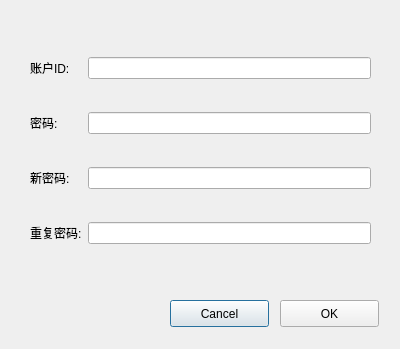
<?xml version="1.0" encoding="UTF-8"?>
<ui version="4.0">
 <class>ChpasswdDialog</class>
 <widget class="QDialog" name="ChpasswdDialog">
  <property name="geometry">
   <rect>
    <x>0</x>
    <y>0</y>
    <width>400</width>
    <height>349</height>
   </rect>
  </property>
  <property name="windowTitle">
   <string>Dialog</string>
  </property>
  <widget class="QPushButton" name="cancel">
   <property name="geometry">
    <rect>
     <x>170</x>
     <y>300</y>
     <width>99</width>
     <height>27</height>
    </rect>
   </property>
   <property name="text">
    <string>Cancel</string>
   </property>
  </widget>
  <widget class="QPushButton" name="confirm">
   <property name="geometry">
    <rect>
     <x>280</x>
     <y>300</y>
     <width>99</width>
     <height>27</height>
    </rect>
   </property>
   <property name="text">
    <string>OK</string>
   </property>
  </widget>
  <widget class="QWidget" name="">
   <property name="geometry">
    <rect>
     <x>30</x>
     <y>30</y>
     <width>341</width>
     <height>241</height>
    </rect>
   </property>
   <layout class="QGridLayout" name="gridLayout">
    <item row="0" column="0">
     <widget class="QLabel" name="label">
      <property name="text">
       <string>账户ID:</string>
      </property>
     </widget>
    </item>
    <item row="0" column="1">
     <widget class="QLineEdit" name="id"/>
    </item>
    <item row="1" column="0">
     <widget class="QLabel" name="label_2">
      <property name="text">
       <string>密码:</string>
      </property>
     </widget>
    </item>
    <item row="1" column="1">
     <widget class="QLineEdit" name="passwd">
      <property name="echoMode">
       <enum>QLineEdit::Password</enum>
      </property>
     </widget>
    </item>
    <item row="2" column="0">
     <widget class="QLabel" name="label_3">
      <property name="text">
       <string>新密码:</string>
      </property>
     </widget>
    </item>
    <item row="2" column="1">
     <widget class="QLineEdit" name="newpd">
      <property name="echoMode">
       <enum>QLineEdit::Password</enum>
      </property>
     </widget>
    </item>
    <item row="3" column="0">
     <widget class="QLabel" name="label_4">
      <property name="text">
       <string>重复密码:</string>
      </property>
     </widget>
    </item>
    <item row="3" column="1">
     <widget class="QLineEdit" name="newpdagain">
      <property name="echoMode">
       <enum>QLineEdit::Password</enum>
      </property>
     </widget>
    </item>
   </layout>
  </widget>
 </widget>
 <resources/>
 <connections/>
</ui>
